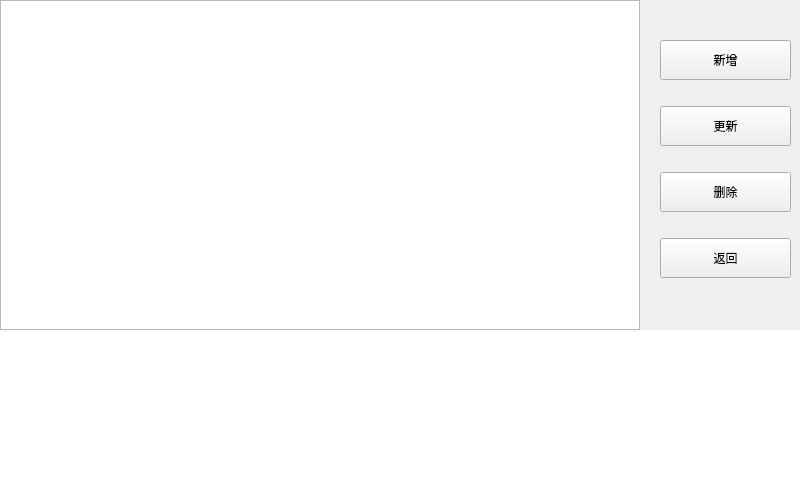
<?xml version="1.0" encoding="UTF-8"?>
<ui version="4.0">
 <class>ManagerMenu</class>
 <widget class="QMainWindow" name="ManagerMenu">
  <property name="geometry">
   <rect>
    <x>0</x>
    <y>0</y>
    <width>800</width>
    <height>480</height>
   </rect>
  </property>
  <property name="windowTitle">
   <string>MainWindow</string>
  </property>
  <widget class="QWidget" name="centralwidget">
   <widget class="KeyBorad" name="widget" native="true">
    <property name="geometry">
     <rect>
      <x>0</x>
      <y>330</y>
      <width>800</width>
      <height>150</height>
     </rect>
    </property>
    <property name="styleSheet">
     <string notr="true">background-color: rgb(255, 255, 255);</string>
    </property>
   </widget>
   <widget class="QTableWidget" name="TableList">
    <property name="geometry">
     <rect>
      <x>0</x>
      <y>0</y>
      <width>640</width>
      <height>330</height>
     </rect>
    </property>
   </widget>
   <widget class="QWidget" name="layoutWidget">
    <property name="geometry">
     <rect>
      <x>660</x>
      <y>20</y>
      <width>131</width>
      <height>281</height>
     </rect>
    </property>
    <property name="minimumSize">
     <size>
      <width>0</width>
      <height>40</height>
     </size>
    </property>
    <layout class="QVBoxLayout" name="verticalLayout">
     <item>
      <widget class="QPushButton" name="btnAdd">
       <property name="minimumSize">
        <size>
         <width>0</width>
         <height>40</height>
        </size>
       </property>
       <property name="text">
        <string>新增</string>
       </property>
      </widget>
     </item>
     <item>
      <widget class="QPushButton" name="btnUpdate">
       <property name="minimumSize">
        <size>
         <width>0</width>
         <height>40</height>
        </size>
       </property>
       <property name="text">
        <string>更新</string>
       </property>
      </widget>
     </item>
     <item>
      <widget class="QPushButton" name="btnDelete">
       <property name="minimumSize">
        <size>
         <width>0</width>
         <height>40</height>
        </size>
       </property>
       <property name="text">
        <string>删除</string>
       </property>
      </widget>
     </item>
     <item>
      <widget class="QPushButton" name="btnReturn">
       <property name="minimumSize">
        <size>
         <width>0</width>
         <height>40</height>
        </size>
       </property>
       <property name="text">
        <string>返回</string>
       </property>
      </widget>
     </item>
    </layout>
   </widget>
  </widget>
 </widget>
 <customwidgets>
  <customwidget>
   <class>KeyBorad</class>
   <extends>QWidget</extends>
   <header location="global">keyborad.h</header>
   <container>1</container>
  </customwidget>
 </customwidgets>
 <resources/>
 <connections/>
</ui>
